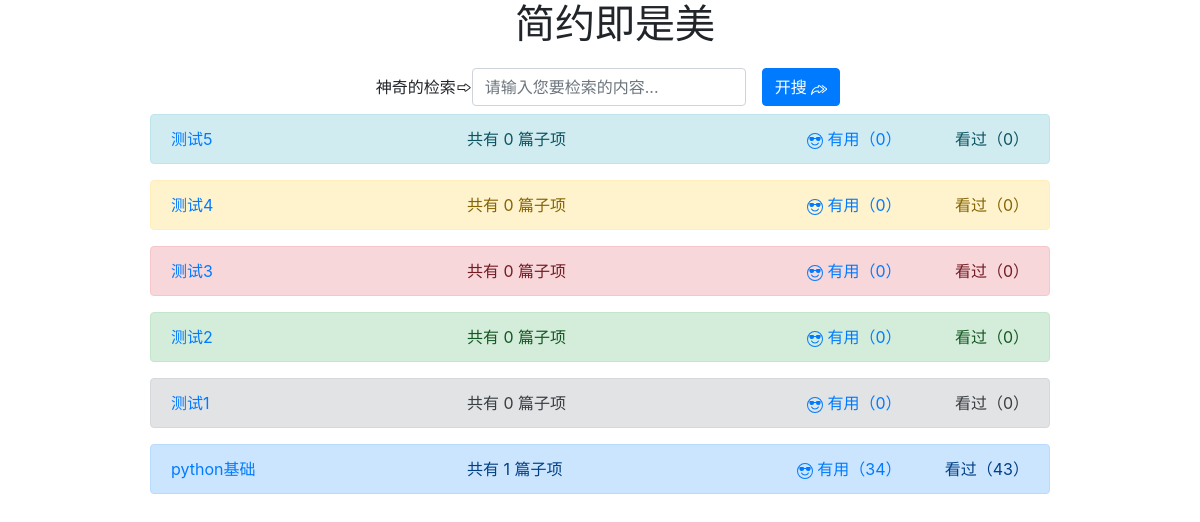
/1/, run on the app's committed database.
### app/models.py (models this page shows)
class Obj_List(models.Model):
    tname = models.CharField(max_length=12, null=False, verbose_name='子栏目分类名')
    type = models.ForeignKey(to=Typs_List, on_delete=models.CASCADE)
    is_top = models.BooleanField(default=False)
    is_delect = models.BooleanField(default=False)
    like_numb = models.IntegerField(default=0)
    read_numb = models.IntegerField(default=0)
    class Meta:
        db_table = "Obj_List"

### app/views.py (the view, shortened to what this page needs)
# urls.py: path('<int:id>/', get_type),
def get_type(request, id):
    if request.method == 'GET':
        type_list = Typs_List.objects.get(pk=id)
        type_list.read_numb += 1
        type_list.save()
        title = type_list.tname
        type_list = []
        types = Obj_List.objects.filter(type=id, is_top=True, is_delect=False)
        types = Obj_List.objects.filter(type=id, is_top=False, is_delect=False).order_by('-id')
        for i in types:
            all_munb = Article_List.objects.filter(obj=i.id).count()
            like_numb = i.like_numb
            read_numb = i.read_numb
            type_list.append(
                {
                    'color': i.id if i.id < 9 else i.id - ((i.id // 8) * 8),
                    'type_id': 'list/' + str(i.id),
                    'title': i.tname,
                    "all_munb": all_munb,
                    "like_numb": like_numb,
                    "read_numb": read_numb,
                }
            )
        return render(request, 'index.html', context=locals())

### app/templates/index.html (shortened to what this page needs)
<!DOCTYPE html>
<html lang="en">
<head>
    <link rel="stylesheet" href="https://stackpath.bootstrapcdn.com/bootstrap/4.3.1/css/bootstrap.min.css"
>
</head>
<body>
<h1 class="col-md-6 offset-md-5">简约即是美</h1>
<div class="row justify-content-md-center" style="margin: 20px auto">
    <form class="form-inline">
        <div class="form-group mx-sm-3 mb-2">
            神奇的检索
            <input type="text" class="form-control" id="key" placeholder="请输入您要检索的内容...">
        </div>
        <button type="submit" class="btn btn-primary mb-2">开搜
        </button>
    </form>
    {% for type in type_list %}
        {% if type.color == 1 %}
            <div class="alert alert-primary col-9" role="alert">
        {% elif type.color == 2 %}
            <div class="alert alert-secondary col-9" role="alert">
        {% elif type.color == 3 %}
            <div class="alert alert-success col-9" role="alert">
        {% elif type.color == 4 %}
            <div class="alert alert-danger col-9" role="alert">
        {% elif type.color == 5 %}
            <div class="alert alert-warning col-9" role="alert">
        {% elif type.color == 6 %}
            <div class="alert alert-info col-9" role="alert">
        {% elif type.color == 7 %}
            <div class="alert alert-primary col-9" role="alert">
        {% elif type.color == 8 %}
            <div class="alert alert-dark col-9" role="alert">
        {% endif %}
    <div class="row">
        <div class="col-md-4"><a href="/{{ type.type_id }}/">{{ type.title }}</a></div>
        <div class="col-auto">共有 {{ type.all_munb }} 篇子项</div>
        <div class="col-md-2 ml-auto"><a href="">
            有用（{{ type.like_numb }}）</a></div>
        <div class="col-auto">看过（{{ type.read_numb }}）</div>
    </div>
    </div>
    {% endfor %}
    </div>
</body>
</html>

### data on the page
Obj_List: title "测试5"
Obj_List: title "测试4"
Obj_List: title "测试3"
Obj_List: title "测试2"
Obj_List: title "测试1"
Obj_List: title "python基础"

### other printed values
{{ type.all_munb }} "0" "0" "0" "0" "0" "1"
{{ type.like_numb }} "0" "0" "0" "0" "0" "34"
{{ type.read_numb }} "0" "0" "0" "0" "0" "43"
